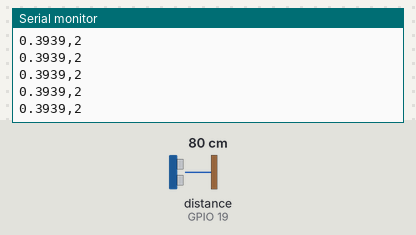
Bench run of a sketch on a simulated ESP32. Shown: the last lines printed to the serial monitor. Wiring (inferred from the names in the program): ultrasonic range finder: trigger GPIO 18; echo GPIO 19. The test bench sets the inputs (shaded band); at power-on: distance to the obstacle (sensor on GPIO 19) 80 cm. The echo pulse lasts 58.3 µs per cm.

Above: at 1.2 s.
1.3 s: distance to the obstacle (sensor on GPIO 19) set to 2 cm
At 1.41 s:
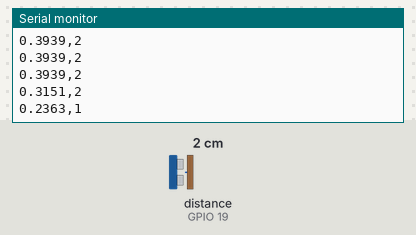
2.8 s: distance to the obstacle (sensor on GPIO 19) set to 4 cm
At 2.81 s:
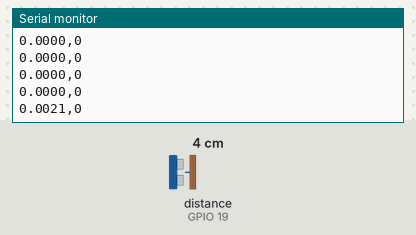
Timing chart, 0 to 5.8 s (numbered marks = the images above; inputs shaded):
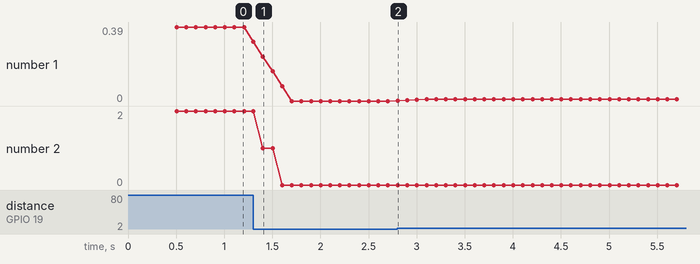

Measured:
- after the input at 1.3 s, the serial monitor: prints a new line at once (image 1)
- after the input at 2.8 s, the serial monitor: prints a new line at once (image 2)
- plotted number 1: 0.39 → 0 after the input at 1.3 s, 0 → 0.01 after the input at 2.8 s
- plotted number 2: 2 → 0 after the input at 1.3 s

The sketch:

tinyml_b_preprocessamento.ino
```cpp
// =====================================================
// TINYML - PARTE B: PRÉ-PROCESSAMENTO + CLASSES + CSV
// Aula 19 - Project-based Maker Lab
//
// Sensor: HC-SR04 (distância) + ESP32
// Mesma ligação da parte A (TRIG = GPIO 18, ECHO = GPIO 19
// com divisor de tensão).
// Monitor Serial: 115200
//
// Pré-processamento (3 técnicas):
//   1. Limitação de faixa (2 a 200 cm)
//   2. Média móvel (5 leituras)
//   3. Normalização (0 a 1)
//
// Classes (pela distância média):
//   0 = PERTO   (menos de 20 cm)
//   1 = MEDIO   (de 20 a 60 cm)
//   2 = LONGE   (60 cm ou mais)
//
// Cada linha impressa já está no formato do CSV:
//   feature,label
// =====================================================

const int TRIG = 18;
const int ECHO = 19;

const unsigned long INTERVALO = 100;   // uma leitura a cada 100 ms

unsigned long ultimaLeitura = 0;


// =====================================================
// PRÉ-PROCESSAMENTO
// =====================================================

const float DIST_MIN = 2;      // cm (menor valor aceito)
const float DIST_MAX = 200;    // cm (maior valor aceito)

const int JANELA = 5;          // tamanho da média móvel

float leituras[JANELA];

int posicao = 0;

int quantidade = 0;


// =====================================================
// CLASSES
// =====================================================

const float LIMITE_PERTO = 20;   // cm: abaixo disso = classe 0
const float LIMITE_LONGE = 60;   // cm: a partir daqui = classe 2


// =====================================================
// SETUP
// =====================================================

void setup() {

  pinMode(TRIG, OUTPUT);
  pinMode(ECHO, INPUT);

  digitalWrite(TRIG, LOW);

  Serial.begin(115200);

  // Cabeçalho do CSV
  Serial.println();
  Serial.println("feature,label");
}


// =====================================================
// LOOP
// =====================================================

void loop() {

  if (millis() - ultimaLeitura < INTERVALO) {

    return;
  }

  ultimaLeitura = millis();


  // 1. Leitura crua
  float bruta = lerDistanciaCm();

  // Sem eco = nada por perto: conta como distância máxima
  if (bruta < 0) {

    bruta = DIST_MAX;
  }


  // 2. Limitação de faixa
  float limitada = constrain(bruta, DIST_MIN, DIST_MAX);


  // 3. Média móvel
  leituras[posicao] = limitada;

  posicao = (posicao + 1) % JANELA;

  if (quantidade < JANELA) {

    quantidade++;
  }

  // Espera a janela encher antes de gerar dados
  if (quantidade < JANELA) {

    return;
  }

  float media = 0;

  for (int i = 0; i < JANELA; i++) {

    media += leituras[i];
  }

  media = media / JANELA;


  // 4. Normalização (0 a 1)
  float feature = (media - DIST_MIN) / (DIST_MAX - DIST_MIN);


  // 5. Classe
  int label = classificar(media);


  // Linha do CSV
  Serial.print(feature, 4);
  Serial.print(",");
  Serial.println(label);
}


// =====================================================
// CLASSIFICAR
// =====================================================

int classificar(float distanciaCm) {

  if (distanciaCm < LIMITE_PERTO) {

    return 0;
  }

  if (distanciaCm < LIMITE_LONGE) {

    return 1;
  }

  return 2;
}


// =====================================================
// MEDIR DISTÂNCIA
// =====================================================

// Devolve a distância em cm. -1 = sem eco.
float lerDistanciaCm() {

  digitalWrite(TRIG, LOW);

  delayMicroseconds(2);


  digitalWrite(TRIG, HIGH);

  delayMicroseconds(10);


  digitalWrite(TRIG, LOW);


  long duracao = pulseIn(ECHO, HIGH, 30000);


  if (duracao == 0) {

    return -1;
  }


  return duracao * 0.0343 / 2;
}
```
